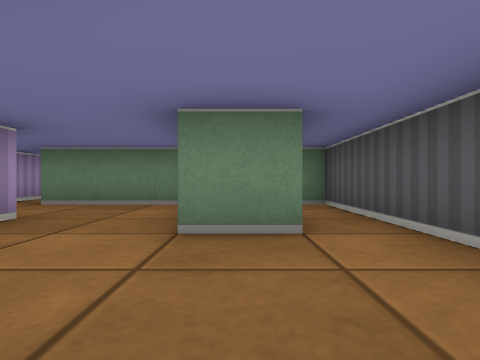
[1] (above)

18 first-person views from a walk through a cub3D ray-caster map. The camera is about half as high as the walls, looks level and sees 75° across. The floor is counted in squares. Each view is taken from the middle of a square. On the plan, view 1 faces up. The plan holds only what a view shows up to about 9 squares ahead; the rest is blank.

[2]
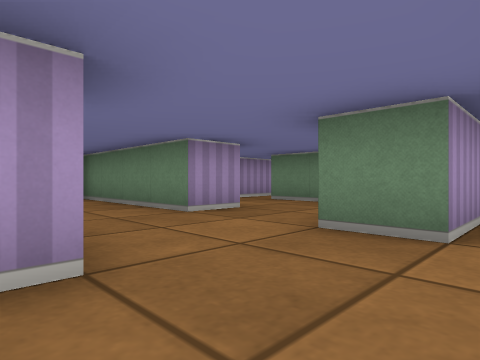

[3]
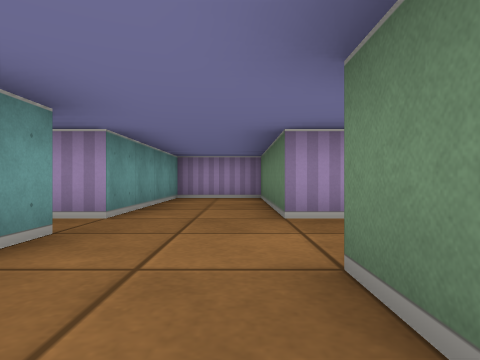

[4]
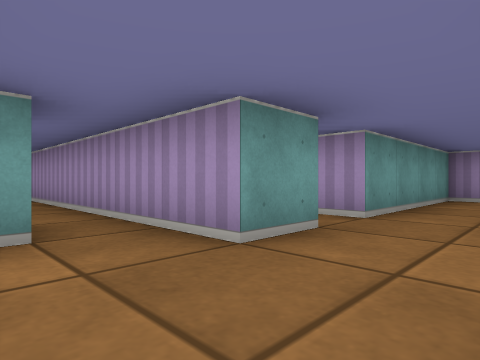

[5]
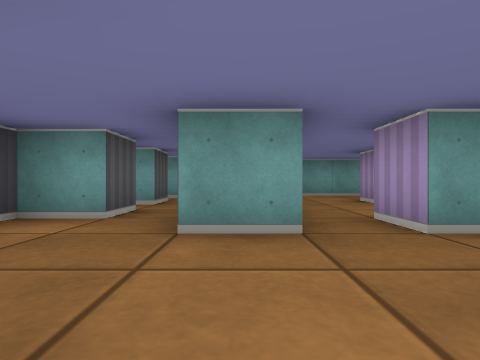

[6]
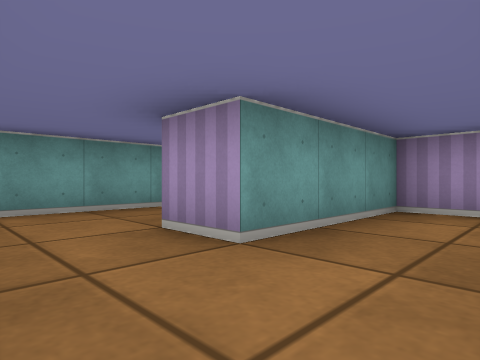

[7]
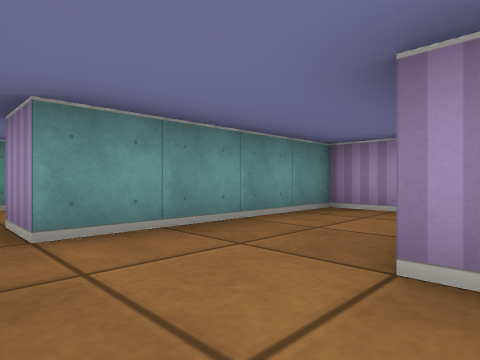

[8]
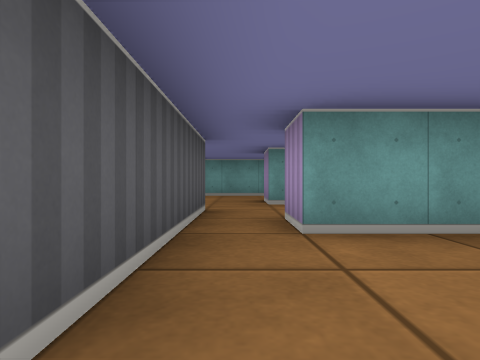

[9]
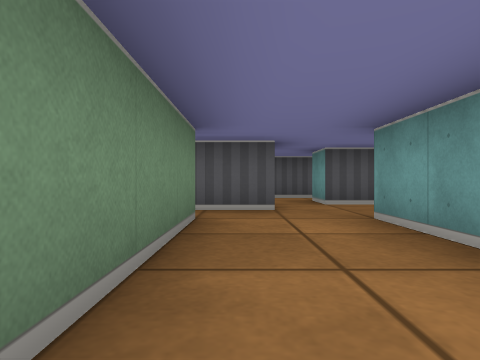

[10]
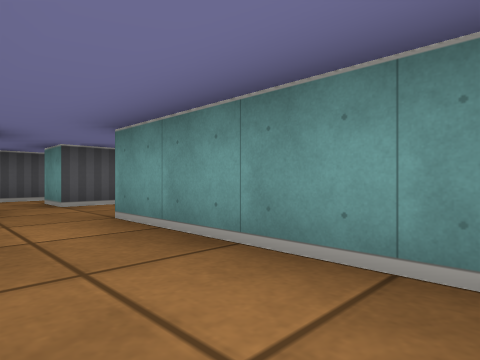

[11]
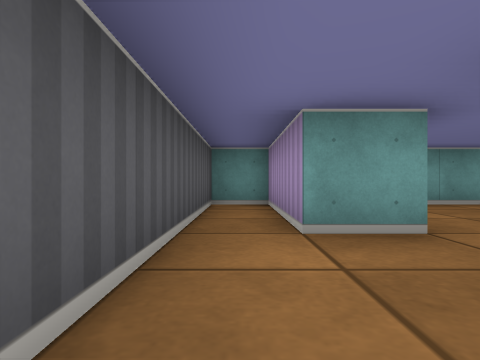

[12]
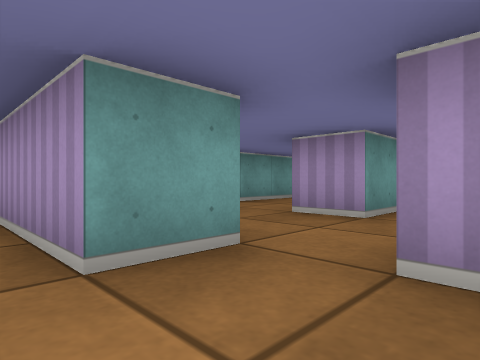

[13]
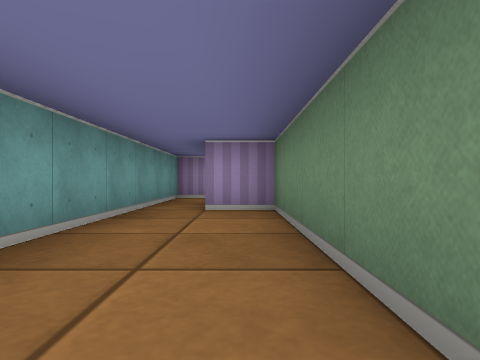

[14]
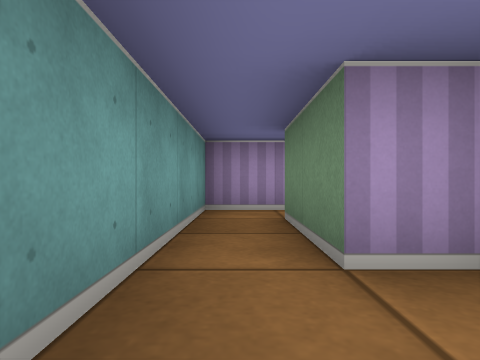

[15]
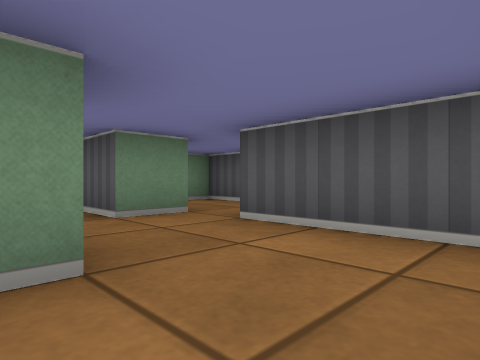

[16]
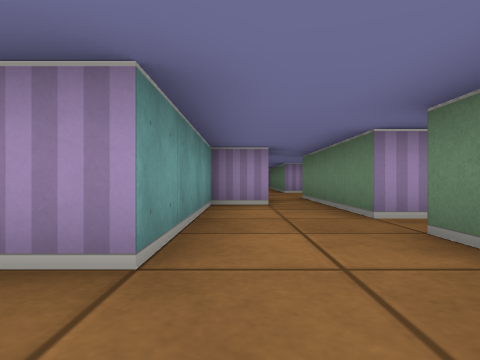

[17]
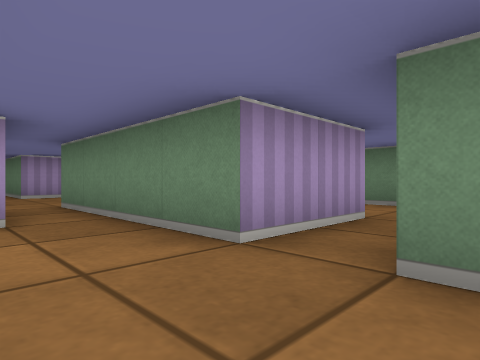

[18]
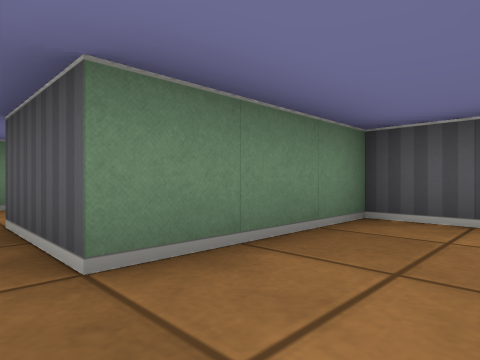

### Floor plan
Key: @ floor where view 1 was taken; # wall or solid block; . floor.
Columns run from 13 left of view 1 to 2 right of it. Each row starts with its distance up from view 1.
 10         ###
  9         . .
  8         ...
  7         #.#
  6 ##...####.######
  5  ............#.#
  4       #......#.#
  3       #####..#.#
  2       #........#
  1       #........#
  0       #####.#@.#
 -1       # ....#.##
 -2       #.....#..
 -3       ####..#.#
 -4       #.....#..
 -5       #.....#.##
 -6       #####.#..#
 -7        .....#..#
 -8        ........#
 -9       #####..#.#
-10    #.##......#.#
-11    #.........#.#
-12    #############

Where each view was taken, in squares from view 1:
view 1: 0 up, 0 right, facing up
view 2: 0 up, 1 right, facing up-left
view 3: 2 up, 1 right, facing left
view 4: 2 up, 1 right, facing down-left
view 5: 3 up, 1 left, facing down
view 6: 1 down, 2 left, facing down-left
view 7: 3 down, 2 left, facing down-left
view 8: 3 down, 2 left, facing down
view 9: 7 down, 6 left, facing right
view 10: 7 down, 6 left, facing down-right
view 11: 6 down, 1 right, facing down
view 12: 7 down, 1 right, facing down-left
view 13: 10 down, 2 left, facing left
view 14: 11 down, 5 left, facing left
view 15: 11 down, 3 left, facing up-right
view 16: 4 up, 1 left, facing left
view 17: 4 up, 3 left, facing up-left
view 18: 4 up, 4 left, facing up-right
